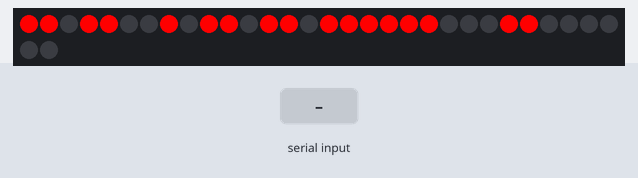
Simulated run of this sketch. Board: ESP8266 (NodeMCU). Parts: 32 RGB LEDs in strip order, left to right, continuing on the next row. Inputs (shaded band) come from the test bench. WiFi joins after 1.5 s; servers stay silent unless stated; network time is answered at once with the bench clock; the local clock reads 2024-03-15 10:24:30 at power-on unless the sketch sets it; what the sketch prints to the serial monitor is not drawn.

Above: at 3.7 s.
3.8 s: "blanco" received over Serial
At 5.3 s:
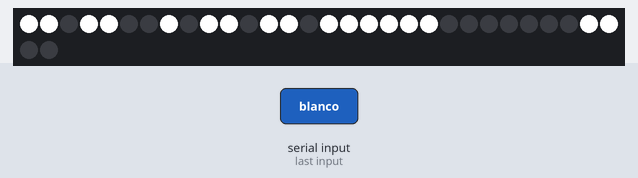
9.7 s: "verde" received over Serial
At 11.5 s:
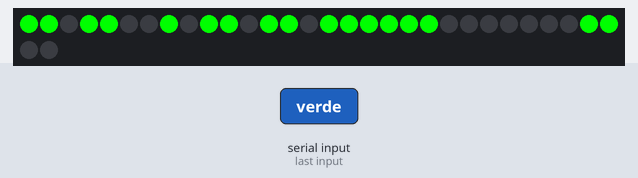
15.6 s: "azul" received over Serial
At 17.6 s:
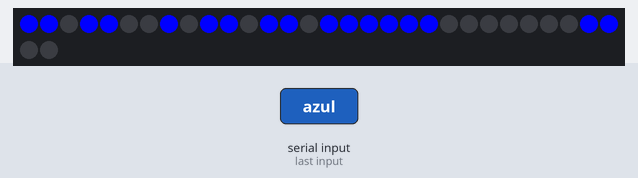
Timing chart, 0 to 19.1 s (numbered marks = the images above; inputs shaded):
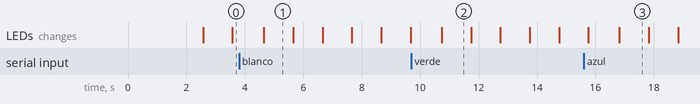

Measured:
- after the input at 3.8 s, the LEDs: change after 0.85 s (image 1)
- after the input at 9.7 s, the LEDs: change after 1.0 s (image 2)
- after the input at 15.6 s, the LEDs: first differ from a run without the input after 1.2 s (image 3)

The sketch:

reloj_esp8266_neopixel.ino
```cpp
//RELOJ DIGITAL
// https://github.com/muqui/reloj_digital_arduino/blob/master/reloj_esp8266_neopixel.ino
//Libreria usadas neopixel
//placa esp8266
//Version ESP8266 community version 2.7.3
//NOTAS:
//Para suber el codigo es necesario desconecar el moduo bluetooth, de lo contrario es imposible cargar el codigo
//NTPClient by fabrice
//
#include <NTPClient.h>
#include <ESP8266WiFi.h>
#include <WiFiUdp.h>
#include <Adafruit_NeoPixel.h>    // importa libreria
#include <TimeLib.h>
#include <time.h>
#include <Timezone.h>    // https://github.com/JChristensen/Timezone

int hora;
int minuto;
int digito_1 = -1;
  int digito_2 = -1;
  int digito_3 = -1;
  int digito_4 = -1;
const char *ssid     = "arduino";
const char *password = "123456789";


const long utcOffsetInSeconds = 0;
char daysOfTheWeek[7][12] = {"Sunday", "Monday", "Tuesday", "Wednesday", "Thursday", "Friday", "Saturday"};
static tm getDateTimeByParams(long time){
    struct tm *newtime;
    const time_t tim = time;
    newtime = localtime(&tim);
    return *newtime;
}

static String getDateTimeStringByParamsHora(tm *newtime, char* pattern = (char *)"%H"){
    char buffer[30];
    strftime(buffer, 30, pattern, newtime);
    return buffer;
}

static String getDateTimeStringByParamsMinuto(tm *newtime, char* pattern = (char *)"%H"){
    char buffer[30];
    strftime(buffer, 30, pattern, newtime);
    return buffer;
}


static String getEpochStringHora(long time, char* pattern = (char *)"%H"){

    tm newtime;
    newtime = getDateTimeByParams(time);
    return getDateTimeStringByParamsHora(&newtime, pattern);
}

static String getEpochStringMinuto(long time, char* pattern = (char *)"%M"){

    tm newtime;
    newtime = getDateTimeByParams(time);
    return getDateTimeStringByParamsMinuto(&newtime, pattern);
}

// Define NTP Client to get time
WiFiUDP ntpUDP;
NTPClient timeClient(ntpUDP, "pool.ntp.org", utcOffsetInSeconds);
TimeChangeRule CDT = { "CDT", First, Sun, Apr, 2, -300 };    //Daylight time = UTC - 5 hours
TimeChangeRule CST = { "CST", Last, Sun, Oct, 2, -360 };     //Standard time = UTC - 6 hours
Timezone CE(CDT, CST);
Adafruit_NeoPixel tira = Adafruit_NeoPixel(32, 2, NEO_GRB + NEO_KHZ800); // creacion de objeto "tira"  // pin 2 es D4
//COLORES
uint32_t magenta = tira.Color(255, 0, 255);   // cada pixel en color azul (R,G,B)
uint32_t rojo = tira.Color(255, 0, 0);
uint32_t verde = tira.Color(0, 255, 0);
uint32_t azul = tira.Color(0, 0, 255);
uint32_t blanco = tira.Color(255, 255, 255);
uint32_t color = rojo;
char dato; // Carácter que recibimos por bluetooth
String comando; // Comando que generamos con los caracteres
void setup(){
  Serial.begin(9600);
   tira.begin();       // inicializacion de la tira
  tira.show();        // muestra datos en pixel


  WiFi.begin(ssid, password);

  while ( WiFi.status() != WL_CONNECTED ) {
    delay ( 500 );
    Serial.print ( "." );
  }

  timeClient.begin();
   delay ( 1000 );
   if (timeClient.update()){
     Serial.print ( "Adjust local clock" );
     unsigned long epoch = timeClient.getEpochTime();
     // HERE I'M UPDATE LOCAL CLOCK
     setTime(epoch);
  }else{
     Serial.print ( "NTP Update not WORK!!" );
  }
}
// Lee el puerto serie hasta recibir el último carácter
void LeerPuertoSerie() {
 comando = "";
 while(Serial.available()){
    delay(10);
    if(Serial.available() > 0) {
     dato = Serial.read();
     comando += dato;
    }
 }
}
void actualizar(){
   numero(digito_1, 0);
   numero(digito_2, 7);
   numero(digito_3, 14);
   numero(digito_4, 21);
  }
void loop() {
   // lee los comandos por el puerto serie
 LeerPuertoSerie();
 if (comando.length() > 0) {
  if(comando == "blanco") { //Accion
    color = blanco;
    actualizar();
     Serial.println("rojo");
    }
    if(comando == "rojo") { //Accion
    color = rojo;
    actualizar();
     Serial.println("rojo");
    }
    if(comando == "verde") { //Accion
       color = verde;
        actualizar();
       Serial.println("verde");
    }
     if(comando == "azul") { //Accion
        color = azul;
         actualizar();
         Serial.println("azul");
    }
    if(comando == "60") { //Accion
        tira.setBrightness(60);

    }
    if(comando == "80") { //Accion
        tira.setBrightness(80);

    }
     if(comando == "100") { //Accion
        tira.setBrightness(100);

    }
     if(comando == "120") { //Accion
        tira.setBrightness(120);

    }
     if(comando == "140") { //Accion
        tira.setBrightness(140);

    }
     if(comando == "160") { //Accion
        tira.setBrightness(160);

    }
    if(comando == "180") { //Accion
        tira.setBrightness(180);

    }
     if(comando == "200") { //Accion
        tira.setBrightness(200);

    }
     if(comando == "220") { //Accion
        tira.setBrightness(220);

    }
     if(comando == "250") { //Accion
        tira.setBrightness(250);

    }
 }


  hora = getEpochStringHora(CE.toLocal(now())).toInt();
  minuto = getEpochStringMinuto(CE.toLocal(now())).toInt();

   int d_1 = minuto % 10;
   int d_2 = (minuto/10) % 10;

 //Coloca la hora en formato 12 horas AM PM
  if (hora > 12){
      hora = hora - 12;
  }
   int d_3 = hora % 10;
   int d_4 = (hora/10) % 10;

            // update the digit
          if(digito_1 != d_1){
             apagar_digito(0);
           digito_1 = minuto % 10;
            numero(digito_1, 0);  // 0 means  where beginning  firts digit. (Led 0 -6)
        }

         // update the digit
        if(digito_2 != d_2){
          apagar_digito(7);
          digito_2 = (minuto/10) % 10;
          numero(digito_2, 7);  // 7 means  where beginning  second digit. (Led 7- 13 )
        }
         // update the digit
         if(digito_3 != d_3){
          apagar_digito(14);
          digito_3 =  hora % 10;
         numero(digito_3, 14);  // 14 means  where beginning  third digit. (Led 14- 20 )
        }
          // turn on digit
         if(hora > 9){
           if(digito_4 != d_4){
          apagar_digito(21);
          digito_4 = (hora/10) % 10;
         numero(digito_4, 21);  // 21 means  where beginning  fourth digit. (Led 21- 27)
        }
          //turn off digit
         else
         apagar_digito(21);

         }


    // led separador hora y minuto
  tira.setPixelColor(28, color);   // cada pixel en color azul (posicion,R,G,B)
  tira.setPixelColor(29, color);   // cada pixel en color azul (posicion,R,G,B)
    tira.show();      // muestra datos en pixel
   delay ( 1000 );
    tira.setPixelColor(28, 0, 0, 0);   // cada pixel en color azul (posicion,R,G,B)
  tira.setPixelColor(29, 0, 0, 0);   // cada pixel en color azul (posicion,R,G,B)
    tira.show();      // muestra datos en pixel
   delay ( 1000 );
  Serial.print(digito_4);
  Serial.print(" " );
  Serial.print(digito_3);
   Serial.print(" : " );
   Serial.print(digito_2);
   Serial.print(" " );
   Serial.print(digito_1);
 Serial.println("");
// Serial.println(color);

}
//draw  number 0
void num_0(int digito){
   for(int i = 1; i < 7; i++){   // bucle para recorrer posiciones 0 a 7
    tira.setPixelColor(i+digito,color);   // cada pixel en color azul (posicion,R,G,B)
    tira.show();      // muestra datos en pixel

  }
}
//draw  number 1
void num_1(int digito){
    tira.setPixelColor(3+digito,color);   // cada pixel en color azul (posicion,R,G,B)
     tira.setPixelColor(4+digito,color);   // cada pixel en color azul (posicion,R,G,B)
    tira.show();      // muestra datos en pixel

}
//draw  number 2
void num_2(int digito){
  tira.setPixelColor(2+digito,color);   // cada pixel en color azul (posicion,R,G,B)
     tira.setPixelColor(3+digito,color);   // cada pixel en color azul (posicion,R,G,B)
      tira.setPixelColor(0+digito, color);
       tira.setPixelColor(6+digito, color);   // cada pixel en color azul (posicion,R,G,B)
      tira.setPixelColor(5+digito,color);
    tira.show();      // muestra datos en pixel

}
//draw  number 3
void num_3(int digito){
   tira.setPixelColor(2+digito, color);   // cada pixel en color azul (posicion,R,G,B)
     tira.setPixelColor(3+digito, color);   // cada pixel en color azul (posicion,R,G,B)
      tira.setPixelColor(0+digito, color);
       tira.setPixelColor(4+digito, color);   // cada pixel en color azul (posicion,R,G,B)
      tira.setPixelColor(5+digito, color);
    tira.show();      // muestra datos en pixel

}
//draw  number 4
void num_4(int digito){
   tira.setPixelColor(0+digito,color);   // cada pixel en color azul (posicion,R,G,B)
     tira.setPixelColor(1+digito, color);   // cada pixel en color azul (posicion,R,G,B)
      tira.setPixelColor(3+digito, color);
       tira.setPixelColor(4+digito, color);   // cada pixel en color azul (posicion,R,G,B)

    tira.show();      // muestra datos en pixel

}
//draw  number 5
void num_5(int digito){
    tira.setPixelColor(2+digito,color);   // cada pixel en color azul (posicion,R,G,B)
     tira.setPixelColor(1+digito, color);   // cada pixel en color azul (posicion,R,G,B)
      tira.setPixelColor(0+digito, color);
       tira.setPixelColor(4+digito, color);   // cada pixel en color azul (posicion,R,G,B)
      tira.setPixelColor(5+digito, color);
    tira.show();      // muestra datos en pixel
}
//draw  number 6
void num_6(int digito){
     tira.setPixelColor(0+digito,color);   // cada pixel en color azul (posicion,R,G,B)
     tira.setPixelColor(1+digito, color);   // cada pixel en color azul (posicion,R,G,B)
      tira.setPixelColor(2+digito, color);
       tira.setPixelColor(4+digito, color);   // cada pixel en color azul (posicion,R,G,B)
      tira.setPixelColor(5+digito, color);
       tira.setPixelColor(6+digito,color);   // cada pixel en color azul (posicion,R,G,B)
     // tira.setPixelColor(7+digito, color);

    tira.show();      // muestra datos en pixel

}
//draw  number 7
void num_7(int digito){
      tira.setPixelColor(2+digito,color);   // cada pixel en color azul (posicion,R,G,B)
     tira.setPixelColor(3+digito, color);   // cada pixel en color azul (posicion,R,G,B)
      tira.setPixelColor(4+digito, color);
      tira.show();      // muestra datos en pixel
}
//draw  number 8
void num_8(int digito){
       for(int i = 0; i < 7; i++){   // bucle para recorrer posiciones 0 a 7
    tira.setPixelColor(i+digito,color);   // cada pixel en color azul (posicion,R,G,B)
    tira.show();      // muestra datos en pixel

  }
}
//draw  number 9
void num_9(int digito){
     for(int i = 0; i < 6; i++){   // bucle para recorrer posiciones 0 a 7
    tira.setPixelColor(i+digito, color);   // cada pixel en color azul (posicion,R,G,B)
    tira.show();      // muestra datos en pixel
}

}

//turn off any digit.
void apagar_digito(int digito){
     for(int i = 0; i < 7; i++){   // bucle para recorrer posiciones 0 a 7
    tira.setPixelColor(i+digito, 0, 0, 0);   // cada pixel en color azul (posicion,R,G,B)
    tira.show();      // muestra datos en pixel
    }
}
// turn off all digits (all leds).
void apagar(){
   for(int i = 0; i < 32; i++){   // bucle para recorrer posiciones 0 a 7
    tira.setPixelColor(i, 0, 0, 0);   // cada pixel en color azul (posicion,R,G,B)
    tira.show();      // muestra datos en pixel

  }
}
void numero(int numero, int digito){  //numero: numero a dibujar, digito: posicion del digito digito 1 = 0 , digito 2 = 7 digito 3 = 14, digito 4 = 21
  switch (numero){
    case 0:
    num_0(digito);
    break;
     case 1:
     num_1(digito);
    break;
     case 2:
     num_2(digito);
    break;
     case 3:
     num_3(digito);
    break;
     case 4:
     num_4(digito);
    break;
     case 5:
     num_5(digito);
    break;
     case 6:
     num_6(digito);
    break;
     case 7:
     num_7(digito);
    break;
     case 8:
     num_8(digito);
    break;
     case 9:
     num_9(digito);
    break;


  }

}
```
